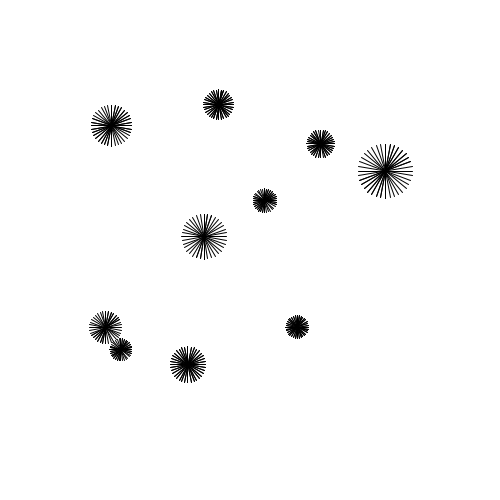
Frame 1 (no input)
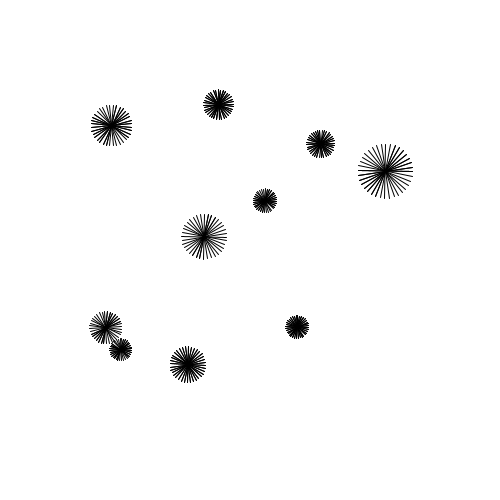
Frame 60 (the mouse pressed at the canvas centre just before this capture)
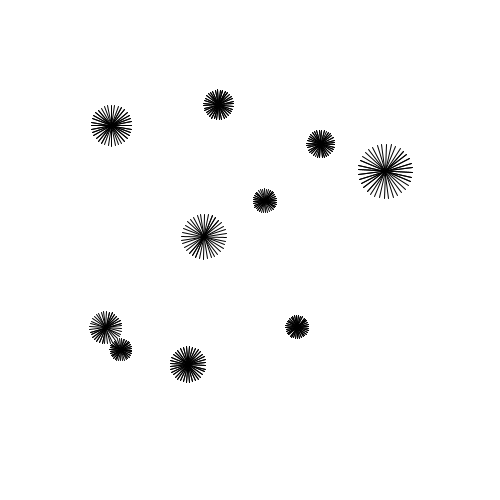
Frame 120 (the mouse held since frame 60 and released just before this capture)

The Processing sketch that drew these frames (run headless with seeded random() and noise(); from frame 60 on, the mouse is pressed at the canvas centre):

// Processing sketch: Object_Star
// ── Object_Star.pde
Star[] galaxy = new Star [10];

void setup(){
 size(500,500); 
 for(int i=0;i<galaxy.length;i++){
   // define every variables for each instance
   galaxy[i] = new Star(random(0.1,0.5),random(200,400),random(100,400),random(100,400),random(10,30));
  }
}

void draw(){
  background(255);
  for(int i=0;i<galaxy.length;i++){
    galaxy[i].display();
  }
}
// ── Star.pde
class Star{
  /*
    theta is predefined to be 0 
    other variables are to be defined by constructor
    variables include the dimension of star, rotation speed, 
    position(x,y), number of lines
  */
  float theta = 0;
  float thetaIncr;
  float numLines;
  float centerX;
  float centerY;
  float dim;
  
  // constructor to define the variables
  Star(float thetaIncr_input,float numLines_input,float centerX_input,float centerY_input,float dim_input){
    thetaIncr = thetaIncr_input;
    numLines = numLines_input;
    centerX = centerX_input;
    centerY = centerY_input;
    dim = dim_input;
  }
  
  // draw the actual star for every instance
  void display() {
    for (float i=0; i<numLines; i+=10) {
      pushMatrix();
      translate(centerX,centerY);
      rotate(radians(theta + i));
      line(0, -dim, 0, dim);
      popMatrix();
    }
    theta+=thetaIncr;
  }
}
